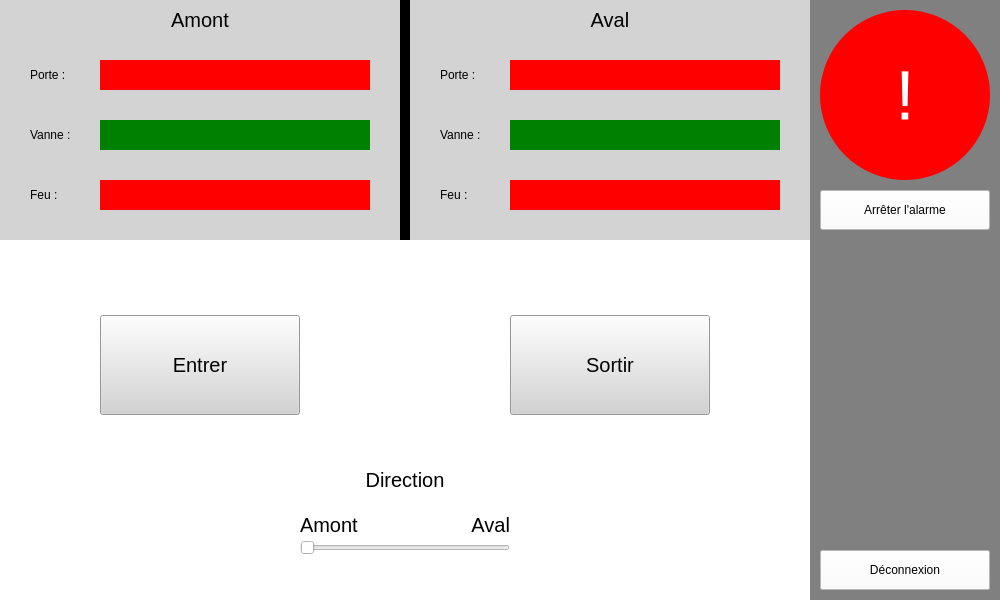
<?xml version="1.0" encoding="UTF-8"?>
<ui version="4.0">
 <class>Interface</class>
 <widget class="QMainWindow" name="Interface">
  <property name="geometry">
   <rect>
    <x>0</x>
    <y>0</y>
    <width>1000</width>
    <height>600</height>
   </rect>
  </property>
  <property name="sizePolicy">
   <sizepolicy hsizetype="Preferred" vsizetype="Preferred">
    <horstretch>0</horstretch>
    <verstretch>0</verstretch>
   </sizepolicy>
  </property>
  <property name="minimumSize">
   <size>
    <width>1000</width>
    <height>600</height>
   </size>
  </property>
  <property name="maximumSize">
   <size>
    <width>1000</width>
    <height>600</height>
   </size>
  </property>
  <property name="cursor">
   <cursorShape>PointingHandCursor</cursorShape>
  </property>
  <property name="windowTitle">
   <string>Interface</string>
  </property>
  <property name="styleSheet">
   <string notr="true">font: 75 10pt &quot;Berlin Sans FB Demi&quot;;</string>
  </property>
  <widget class="QWidget" name="centralwidget">
   <property name="styleSheet">
    <string notr="true"/>
   </property>
   <widget class="QWidget" name="manualWidget" native="true">
    <property name="geometry">
     <rect>
      <x>0</x>
      <y>240</y>
      <width>810</width>
      <height>760</height>
     </rect>
    </property>
    <property name="styleSheet">
     <string notr="true">background-color:lightGrey;</string>
    </property>
    <widget class="QLabel" name="label_11">
     <property name="geometry">
      <rect>
       <x>30</x>
       <y>70</y>
       <width>70</width>
       <height>30</height>
      </rect>
     </property>
     <property name="text">
      <string>Porte :</string>
     </property>
    </widget>
    <widget class="QLabel" name="label_12">
     <property name="geometry">
      <rect>
       <x>30</x>
       <y>150</y>
       <width>70</width>
       <height>30</height>
      </rect>
     </property>
     <property name="text">
      <string>Vanne :</string>
     </property>
    </widget>
    <widget class="QLabel" name="label_13">
     <property name="geometry">
      <rect>
       <x>30</x>
       <y>260</y>
       <width>70</width>
       <height>30</height>
      </rect>
     </property>
     <property name="text">
      <string>Feu :</string>
     </property>
    </widget>
    <widget class="QLabel" name="label_14">
     <property name="geometry">
      <rect>
       <x>440</x>
       <y>70</y>
       <width>70</width>
       <height>30</height>
      </rect>
     </property>
     <property name="text">
      <string>Porte : </string>
     </property>
    </widget>
    <widget class="QLabel" name="label_15">
     <property name="geometry">
      <rect>
       <x>440</x>
       <y>150</y>
       <width>70</width>
       <height>30</height>
      </rect>
     </property>
     <property name="text">
      <string>Vanne :</string>
     </property>
    </widget>
    <widget class="QLabel" name="label_16">
     <property name="geometry">
      <rect>
       <x>440</x>
       <y>260</y>
       <width>70</width>
       <height>30</height>
      </rect>
     </property>
     <property name="text">
      <string>Feu :</string>
     </property>
    </widget>
    <widget class="QPushButton" name="upOpenGateButton">
     <property name="geometry">
      <rect>
       <x>100</x>
       <y>60</y>
       <width>70</width>
       <height>50</height>
      </rect>
     </property>
     <property name="styleSheet">
      <string notr="true">background-color : white;</string>
     </property>
     <property name="text">
      <string>Ouvrir</string>
     </property>
    </widget>
    <widget class="QPushButton" name="upCloseGateButton">
     <property name="geometry">
      <rect>
       <x>200</x>
       <y>60</y>
       <width>70</width>
       <height>50</height>
      </rect>
     </property>
     <property name="styleSheet">
      <string notr="true">background-color : white;</string>
     </property>
     <property name="text">
      <string>Fermer</string>
     </property>
    </widget>
    <widget class="QPushButton" name="upOpenValveButton">
     <property name="geometry">
      <rect>
       <x>110</x>
       <y>140</y>
       <width>115</width>
       <height>50</height>
      </rect>
     </property>
     <property name="styleSheet">
      <string notr="true">background-color : white;</string>
     </property>
     <property name="text">
      <string>Ouvrir</string>
     </property>
    </widget>
    <widget class="QPushButton" name="upGreenLightButton">
     <property name="geometry">
      <rect>
       <x>100</x>
       <y>280</y>
       <width>50</width>
       <height>50</height>
      </rect>
     </property>
     <property name="styleSheet">
      <string notr="true">background-color : green;

border-radius: 25px;</string>
     </property>
     <property name="text">
      <string/>
     </property>
    </widget>
    <widget class="QPushButton" name="upRedLightButton">
     <property name="geometry">
      <rect>
       <x>100</x>
       <y>220</y>
       <width>50</width>
       <height>50</height>
      </rect>
     </property>
     <property name="styleSheet">
      <string notr="true">background-color : red;

border-radius: 25px;
</string>
     </property>
     <property name="text">
      <string/>
     </property>
    </widget>
    <widget class="QPushButton" name="upCloseValveButton">
     <property name="geometry">
      <rect>
       <x>255</x>
       <y>140</y>
       <width>115</width>
       <height>50</height>
      </rect>
     </property>
     <property name="styleSheet">
      <string notr="true">background-color : white;</string>
     </property>
     <property name="text">
      <string>Fermer</string>
     </property>
    </widget>
    <widget class="QPushButton" name="upStopGateButton">
     <property name="geometry">
      <rect>
       <x>300</x>
       <y>60</y>
       <width>70</width>
       <height>50</height>
      </rect>
     </property>
     <property name="styleSheet">
      <string notr="true">background-color:red;
color:white;
</string>
     </property>
     <property name="text">
      <string>Arrêt</string>
     </property>
    </widget>
    <widget class="QPushButton" name="downCloseGateButton">
     <property name="geometry">
      <rect>
       <x>610</x>
       <y>60</y>
       <width>70</width>
       <height>50</height>
      </rect>
     </property>
     <property name="styleSheet">
      <string notr="true">background-color : white;</string>
     </property>
     <property name="text">
      <string>Fermer</string>
     </property>
    </widget>
    <widget class="QPushButton" name="downStopGateButton">
     <property name="geometry">
      <rect>
       <x>710</x>
       <y>60</y>
       <width>70</width>
       <height>50</height>
      </rect>
     </property>
     <property name="styleSheet">
      <string notr="true">background-color:red;
color:white;</string>
     </property>
     <property name="text">
      <string>Arrêt</string>
     </property>
    </widget>
    <widget class="QPushButton" name="downRedLightButton">
     <property name="geometry">
      <rect>
       <x>510</x>
       <y>220</y>
       <width>50</width>
       <height>50</height>
      </rect>
     </property>
     <property name="styleSheet">
      <string notr="true">
border-radius: 25px;
background-color : red;</string>
     </property>
     <property name="text">
      <string/>
     </property>
    </widget>
    <widget class="QPushButton" name="downOpenValveButton">
     <property name="geometry">
      <rect>
       <x>520</x>
       <y>140</y>
       <width>115</width>
       <height>50</height>
      </rect>
     </property>
     <property name="styleSheet">
      <string notr="true">background-color : white;</string>
     </property>
     <property name="text">
      <string>Ouvrir</string>
     </property>
    </widget>
    <widget class="QPushButton" name="downOpenGateButton">
     <property name="geometry">
      <rect>
       <x>510</x>
       <y>60</y>
       <width>70</width>
       <height>50</height>
      </rect>
     </property>
     <property name="styleSheet">
      <string notr="true">background-color : white;</string>
     </property>
     <property name="text">
      <string>Ouvrir</string>
     </property>
    </widget>
    <widget class="QPushButton" name="downCloseValveButton">
     <property name="geometry">
      <rect>
       <x>665</x>
       <y>140</y>
       <width>115</width>
       <height>50</height>
      </rect>
     </property>
     <property name="styleSheet">
      <string notr="true">background-color : white;</string>
     </property>
     <property name="text">
      <string>Fermer</string>
     </property>
    </widget>
    <widget class="QPushButton" name="downGreenLightButton">
     <property name="geometry">
      <rect>
       <x>510</x>
       <y>280</y>
       <width>50</width>
       <height>50</height>
      </rect>
     </property>
     <property name="styleSheet">
      <string notr="true">background-color : green;
border-radius: 25px;</string>
     </property>
     <property name="text">
      <string/>
     </property>
    </widget>
    <widget class="QLabel" name="label_18">
     <property name="geometry">
      <rect>
       <x>400</x>
       <y>0</y>
       <width>10</width>
       <height>760</height>
      </rect>
     </property>
     <property name="styleSheet">
      <string notr="true">background-color:black;</string>
     </property>
     <property name="text">
      <string/>
     </property>
    </widget>
   </widget>
   <widget class="QWidget" name="operatingWidget" native="true">
    <property name="geometry">
     <rect>
      <x>810</x>
      <y>0</y>
      <width>190</width>
      <height>600</height>
     </rect>
    </property>
    <property name="styleSheet">
     <string notr="true">background-color : grey;</string>
    </property>
    <widget class="QPushButton" name="emergencyButton">
     <property name="geometry">
      <rect>
       <x>10</x>
       <y>10</y>
       <width>170</width>
       <height>170</height>
      </rect>
     </property>
     <property name="styleSheet">
      <string notr="true">background-color:red;
border-radius: 85px;
color:white;
font-size:70px;</string>
     </property>
     <property name="text">
      <string>!</string>
     </property>
    </widget>
    <widget class="QPushButton" name="stopEmergencyButton">
     <property name="geometry">
      <rect>
       <x>10</x>
       <y>190</y>
       <width>170</width>
       <height>40</height>
      </rect>
     </property>
     <property name="styleSheet">
      <string notr="true">background-color : white;</string>
     </property>
     <property name="text">
      <string>Arrêter l'alarme</string>
     </property>
    </widget>
    <widget class="QPushButton" name="loginButton">
     <property name="geometry">
      <rect>
       <x>10</x>
       <y>550</y>
       <width>170</width>
       <height>40</height>
      </rect>
     </property>
     <property name="styleSheet">
      <string notr="true">background-color : white;
</string>
     </property>
     <property name="text">
      <string>Mode avancé</string>
     </property>
    </widget>
    <widget class="QPushButton" name="logoutButton">
     <property name="geometry">
      <rect>
       <x>10</x>
       <y>550</y>
       <width>170</width>
       <height>40</height>
      </rect>
     </property>
     <property name="styleSheet">
      <string notr="true">background-color : white;</string>
     </property>
     <property name="text">
      <string>Déconnexion</string>
     </property>
    </widget>
   </widget>
   <widget class="QWidget" name="printWidget" native="true">
    <property name="geometry">
     <rect>
      <x>0</x>
      <y>0</y>
      <width>810</width>
      <height>240</height>
     </rect>
    </property>
    <property name="styleSheet">
     <string notr="true">background-color:lightGrey;</string>
    </property>
    <widget class="QLabel" name="label_3">
     <property name="geometry">
      <rect>
       <x>0</x>
       <y>10</y>
       <width>400</width>
       <height>20</height>
      </rect>
     </property>
     <property name="styleSheet">
      <string notr="true">font-size:20px;</string>
     </property>
     <property name="text">
      <string>Amont</string>
     </property>
     <property name="alignment">
      <set>Qt::AlignCenter</set>
     </property>
    </widget>
    <widget class="QLabel" name="label_4">
     <property name="geometry">
      <rect>
       <x>410</x>
       <y>10</y>
       <width>400</width>
       <height>20</height>
      </rect>
     </property>
     <property name="styleSheet">
      <string notr="true">font-size : 20px;</string>
     </property>
     <property name="text">
      <string>Aval</string>
     </property>
     <property name="alignment">
      <set>Qt::AlignCenter</set>
     </property>
    </widget>
    <widget class="QLabel" name="label_5">
     <property name="geometry">
      <rect>
       <x>30</x>
       <y>60</y>
       <width>70</width>
       <height>30</height>
      </rect>
     </property>
     <property name="styleSheet">
      <string notr="true"/>
     </property>
     <property name="text">
      <string>Porte :</string>
     </property>
    </widget>
    <widget class="QLabel" name="label_6">
     <property name="geometry">
      <rect>
       <x>30</x>
       <y>120</y>
       <width>70</width>
       <height>30</height>
      </rect>
     </property>
     <property name="text">
      <string>Vanne :</string>
     </property>
    </widget>
    <widget class="QLabel" name="label_7">
     <property name="geometry">
      <rect>
       <x>30</x>
       <y>180</y>
       <width>70</width>
       <height>30</height>
      </rect>
     </property>
     <property name="text">
      <string>Feu : </string>
     </property>
    </widget>
    <widget class="QLabel" name="upGateLabel">
     <property name="geometry">
      <rect>
       <x>100</x>
       <y>60</y>
       <width>270</width>
       <height>30</height>
      </rect>
     </property>
     <property name="styleSheet">
      <string notr="true">background-color : red;
color:white;</string>
     </property>
     <property name="text">
      <string/>
     </property>
    </widget>
    <widget class="QLabel" name="upValveLabel">
     <property name="geometry">
      <rect>
       <x>100</x>
       <y>120</y>
       <width>270</width>
       <height>30</height>
      </rect>
     </property>
     <property name="styleSheet">
      <string notr="true">background-color : green;</string>
     </property>
     <property name="text">
      <string/>
     </property>
    </widget>
    <widget class="QLabel" name="upLightLabel">
     <property name="geometry">
      <rect>
       <x>100</x>
       <y>180</y>
       <width>270</width>
       <height>30</height>
      </rect>
     </property>
     <property name="styleSheet">
      <string notr="true">background-color : red;</string>
     </property>
     <property name="text">
      <string/>
     </property>
    </widget>
    <widget class="QLabel" name="label_8">
     <property name="geometry">
      <rect>
       <x>440</x>
       <y>60</y>
       <width>70</width>
       <height>30</height>
      </rect>
     </property>
     <property name="text">
      <string>Porte :</string>
     </property>
    </widget>
    <widget class="QLabel" name="label_9">
     <property name="geometry">
      <rect>
       <x>440</x>
       <y>120</y>
       <width>70</width>
       <height>30</height>
      </rect>
     </property>
     <property name="text">
      <string>Vanne :</string>
     </property>
    </widget>
    <widget class="QLabel" name="label_10">
     <property name="geometry">
      <rect>
       <x>440</x>
       <y>180</y>
       <width>70</width>
       <height>30</height>
      </rect>
     </property>
     <property name="text">
      <string>Feu :</string>
     </property>
    </widget>
    <widget class="QLabel" name="downGateLabel">
     <property name="geometry">
      <rect>
       <x>510</x>
       <y>60</y>
       <width>270</width>
       <height>30</height>
      </rect>
     </property>
     <property name="styleSheet">
      <string notr="true">background-color:red;
color:white;</string>
     </property>
     <property name="text">
      <string/>
     </property>
    </widget>
    <widget class="QLabel" name="downValveLabel">
     <property name="geometry">
      <rect>
       <x>510</x>
       <y>120</y>
       <width>270</width>
       <height>30</height>
      </rect>
     </property>
     <property name="styleSheet">
      <string notr="true">background-color:green;</string>
     </property>
     <property name="text">
      <string/>
     </property>
    </widget>
    <widget class="QLabel" name="downLightLabel">
     <property name="geometry">
      <rect>
       <x>510</x>
       <y>180</y>
       <width>270</width>
       <height>30</height>
      </rect>
     </property>
     <property name="styleSheet">
      <string notr="true">background-color:red;
</string>
     </property>
     <property name="text">
      <string/>
     </property>
    </widget>
    <widget class="QLabel" name="lineBar">
     <property name="geometry">
      <rect>
       <x>400</x>
       <y>0</y>
       <width>10</width>
       <height>240</height>
      </rect>
     </property>
     <property name="styleSheet">
      <string notr="true">background-color : black;</string>
     </property>
     <property name="text">
      <string/>
     </property>
    </widget>
   </widget>
   <widget class="QWidget" name="automaticWidget" native="true">
    <property name="geometry">
     <rect>
      <x>0</x>
      <y>240</y>
      <width>810</width>
      <height>760</height>
     </rect>
    </property>
    <property name="styleSheet">
     <string notr="true">background-color:white;
</string>
    </property>
    <widget class="QPushButton" name="enterButton">
     <property name="geometry">
      <rect>
       <x>100</x>
       <y>75</y>
       <width>200</width>
       <height>100</height>
      </rect>
     </property>
     <property name="styleSheet">
      <string notr="true">background-color:lightGrey;
font-size:20px;</string>
     </property>
     <property name="text">
      <string>Entrer</string>
     </property>
    </widget>
    <widget class="QPushButton" name="exitButton">
     <property name="geometry">
      <rect>
       <x>510</x>
       <y>75</y>
       <width>200</width>
       <height>100</height>
      </rect>
     </property>
     <property name="styleSheet">
      <string notr="true">background-color:lightGrey;
font-size:20px;</string>
     </property>
     <property name="text">
      <string>Sortir</string>
     </property>
    </widget>
    <widget class="QSlider" name="switchMode">
     <property name="geometry">
      <rect>
       <x>300</x>
       <y>300</y>
       <width>210</width>
       <height>16</height>
      </rect>
     </property>
     <property name="maximum">
      <number>1</number>
     </property>
     <property name="orientation">
      <enum>Qt::Horizontal</enum>
     </property>
    </widget>
    <widget class="QLabel" name="label">
     <property name="geometry">
      <rect>
       <x>300</x>
       <y>230</y>
       <width>210</width>
       <height>20</height>
      </rect>
     </property>
     <property name="styleSheet">
      <string notr="true">background-color:transparent;
font-size:20px;</string>
     </property>
     <property name="text">
      <string>Direction</string>
     </property>
     <property name="alignment">
      <set>Qt::AlignCenter</set>
     </property>
    </widget>
    <widget class="QLabel" name="label_2">
     <property name="geometry">
      <rect>
       <x>300</x>
       <y>275</y>
       <width>210</width>
       <height>20</height>
      </rect>
     </property>
     <property name="styleSheet">
      <string notr="true">background-color:transparent;
font-size:20px;</string>
     </property>
     <property name="text">
      <string>Amont</string>
     </property>
    </widget>
    <widget class="QLabel" name="label_17">
     <property name="geometry">
      <rect>
       <x>300</x>
       <y>275</y>
       <width>210</width>
       <height>20</height>
      </rect>
     </property>
     <property name="styleSheet">
      <string notr="true">background-color:transparent;
font-size:20px;</string>
     </property>
     <property name="text">
      <string>Aval</string>
     </property>
     <property name="alignment">
      <set>Qt::AlignRight|Qt::AlignTrailing|Qt::AlignVCenter</set>
     </property>
    </widget>
   </widget>
  </widget>
 </widget>
 <resources/>
 <connections/>
</ui>
